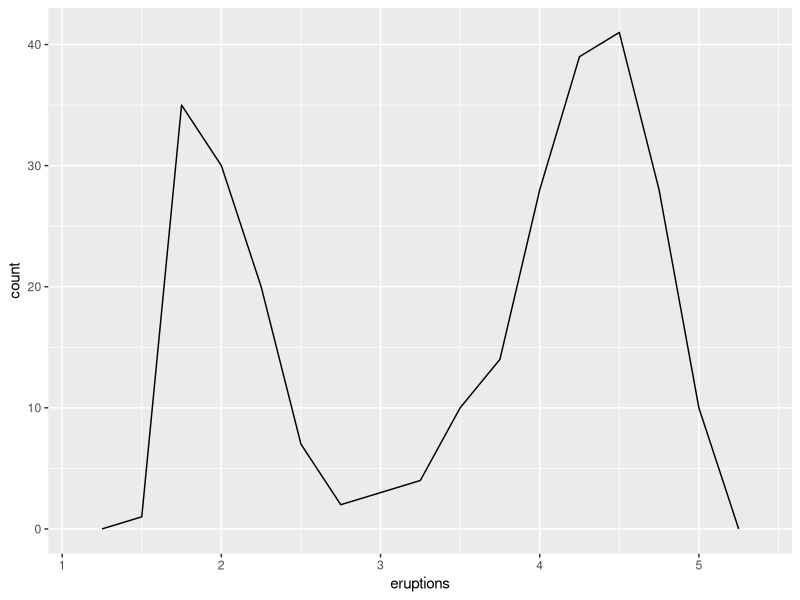
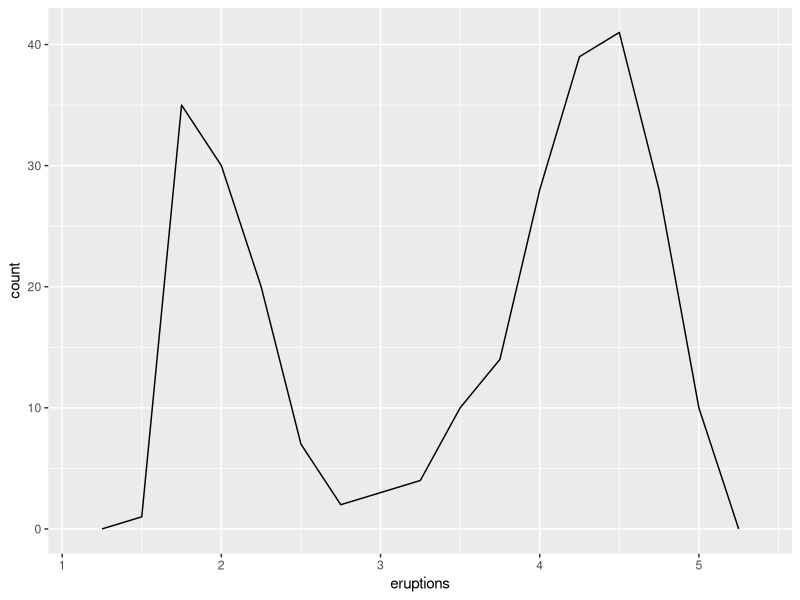

Recreate these plots in R, in order.
library("ggplot2")
# won???t supply those names. That saves typing, and, by reducing the amount of boilerplate, makes it easier to see what???s different between plots
ggplot(data = faithful, mapping = aes(x = eruptions)) + 
  geom_freqpoly(binwidth = 0.25)

ggplot(faithful, aes(eruptions)) + 
  geom_freqpoly(binwidth = 0.25)
